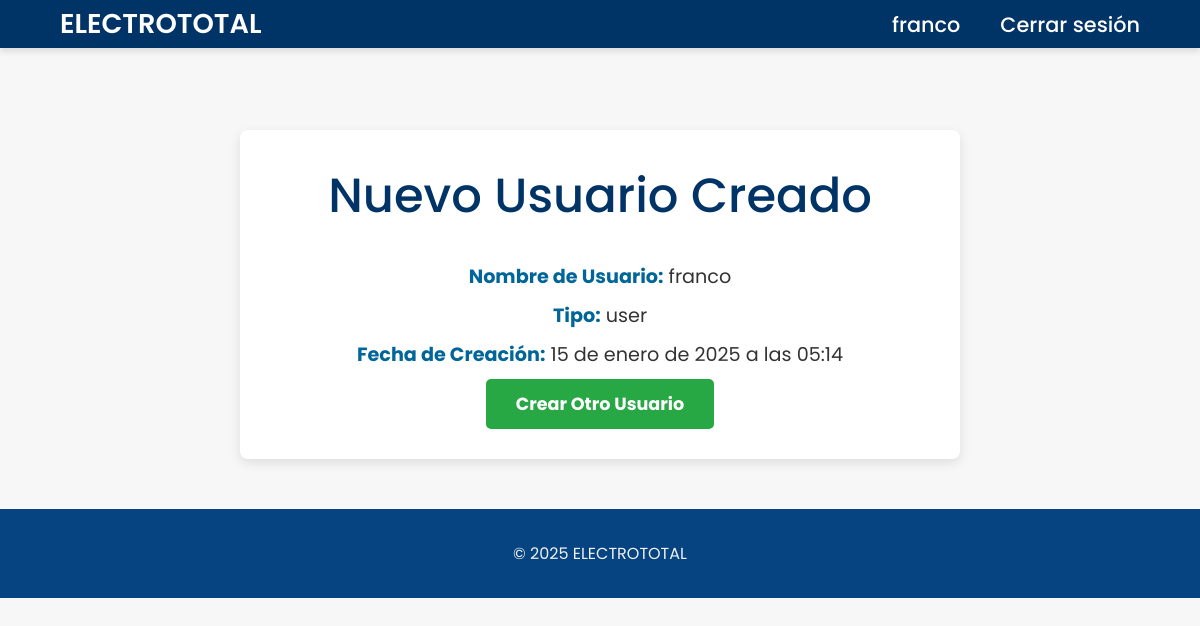
The page /personal/user_creado/2/ (signed in) on the database as committed earlier.
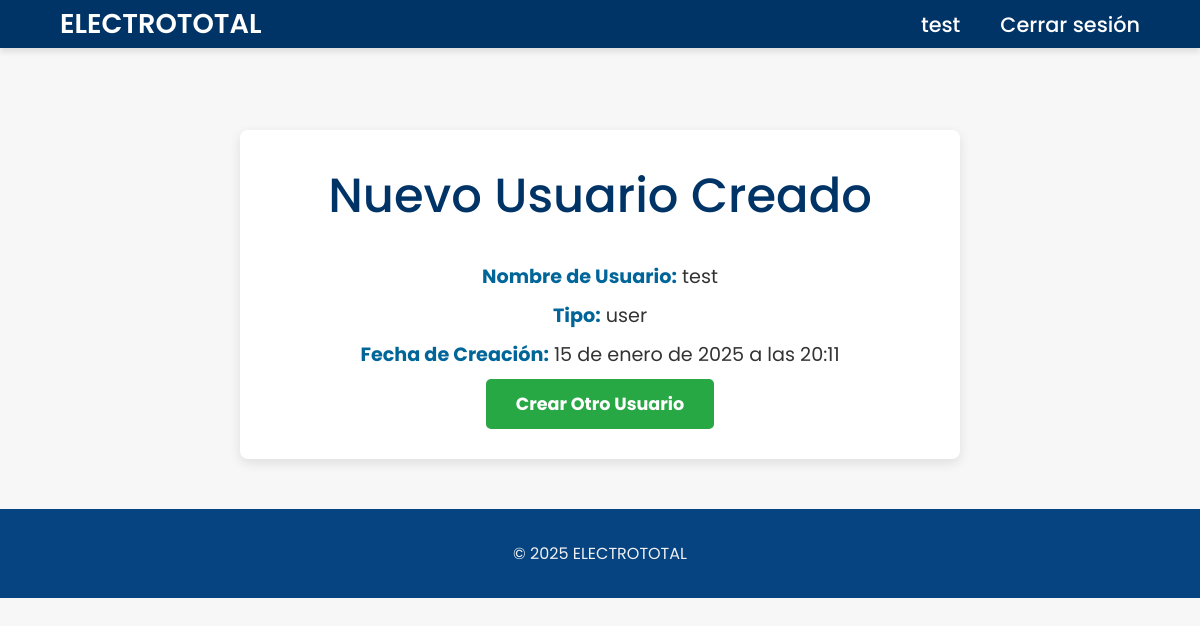
The same page on the database as committed later.
### personal/models.py (models this page shows)
class CustomUser(AbstractUser):
    user_type = models.CharField(max_length=20, default='user')

### personal/views.py (the view)
# urls.py: path('user_creado/<int:user_id>/', views.user_created_view, name='user_creado'),
@user_passes_test(lambda u: u.is_superuser)
def user_created_view(request, user_id):
    user = CustomUser.objects.get(id=user_id)
    return render(request, 'user_creado.html', {'user': user})

### personal/templates/user_creado.html (shortened to what this page needs)
{% extends 'base.html' %}
{% block content %}
    <div class="user-details">
        <h1>Nuevo Usuario Creado</h1>
        <p><strong>Nombre de Usuario:</strong> {{ user.username }}</p>
        <p><strong>Tipo:</strong> {{ user.user_type }}</p>
        <p><strong>Fecha de Creación:</strong> {{ user.date_joined }}</p>
        <a href="{% url 'create_user' %}" class="btn-submit">
            Crear Otro Usuario
        </a>
    </div>
{% endblock %}

### personal/templates/base.html (shortened to what this page needs)
<!DOCTYPE html>
<html lang="es">
<head>
    {% load static %}
    <link rel="stylesheet" href="{% static 'css/base.css' %}">
</head>
<body>
    <header class="header">
        <a href="#" class="logo">ELECTROTOTAL</a>
        <nav class="navbar">
            {% if user.is_authenticated %}
                <span>{{ user.username }}</span>
                <a href="{% url 'logout' %}">Cerrar sesión</a>
            {% else %}
                <a href="{% url 'login' %}">Iniciar sesión</a>
            {% endif %}
        </nav>
    </header>
    <main>
        {% block content %}{% endblock %}
    </main>
    <footer>
        <p>&copy; 2025 ELECTROTOTAL </p>
    </footer>
</body>
</html>

Rows that differ between the two databases and show on the page:
changed CustomUser "user": username "franco" → "test"; date_joined "15 de enero de 2025 a las 05:14" → "15 de enero de 2025 a las 20:11"
